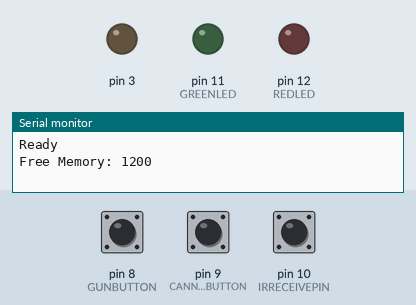
Recording of a sketch running on a simulated Arduino Uno, built with avr-gcc and run on an emulated ATmega328P. Parts: output pins drawn as LEDs (lit = HIGH), the last lines printed to the serial monitor. The inputs (shaded band) are chosen by the test bench; at power-on: pin 8 (GUNBUTTON) HIGH, pin 9 (CANNONBUTTON) HIGH, pin 10 (IRRECEIVEPIN) HIGH.

Above: at 1.2 s.
1.3 s: pin 8 (GUNBUTTON) pulled LOW for 0.15 s
At 1.65 s:
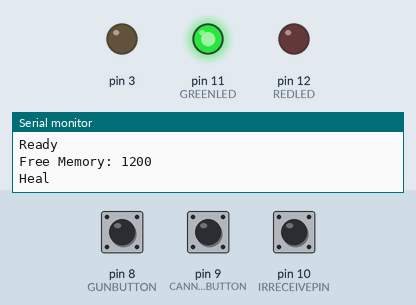
3.3 s: pin 9 (CANNONBUTTON) pulled LOW for 0.15 s
At 4.9 s:
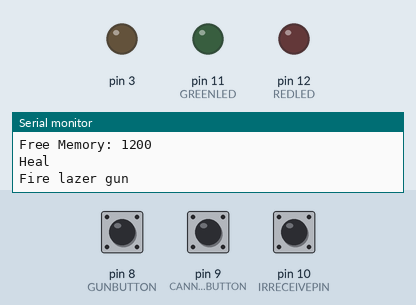
Timing chart, 0 to 6.4 s (numbered marks = the images above; inputs shaded):
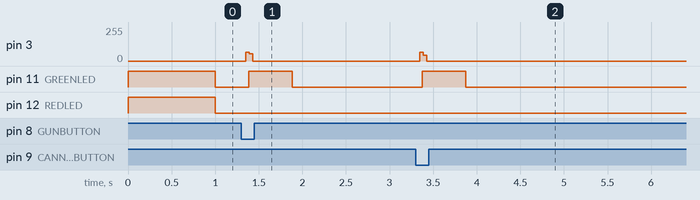

The sketch:

LazerTag.ino
```cpp
#include <TimerOne.h>
#include <IR.h>
#include <IRLazer.h>
#include <MemoryFree.h>

#define IRRECEIVEPIN 10
#define IRTRANSMIT 3
#define REPAIRROBOT false
#define REDLED 12
#define GREENLED 11
#define CANNONBUTTON 9
#define GUNBUTTON 8

IRLazer ir (IRRECEIVEPIN, IRTRANSMIT, &Timer1, REPAIRROBOT);
unsigned long redTimeout = 0;
unsigned long greenTimeout = 0;
unsigned long fireTimeout = 0;
boolean irEnable = true;
unsigned long irTimeout = 0;

void setup()
{
  ir.init();
  Timer1.initialize (25);
  Timer1.attachInterrupt(callback,25);

  pinMode (REDLED,OUTPUT);
  pinMode (GREENLED,OUTPUT);

  // Button for Main Cannon
  pinMode (CANNONBUTTON,INPUT);
  digitalWrite (CANNONBUTTON,1); // Internal pull up set

  // Button for Machine Gun
  pinMode (GUNBUTTON,INPUT);
  digitalWrite (GUNBUTTON,1); // Internal pull up set

  Serial.begin (115200);
  Serial.println ( "Ready" );
  digitalWrite (REDLED,1);
  digitalWrite (GREENLED,1);
  redTimeout = millis() + 1000;
  greenTimeout = millis() + 1000;

  Serial.print ( "Free Memory: " );
  Serial.println ( freeMemory() );
}

void callback() // Timer1 is set to 25 microsecond to balance PWM output
{
  static bool skip = false;
  if (irEnable) {
    skip = !skip;
    if (!skip)
      ir.callback();
  }
}

void fireLazer (int which) {
  irEnable = false;
  ir.fireType = which; // 0 = normal pulse, 1 = heal
  ir.fireAll ();
  digitalWrite (GREENLED,1);
  greenTimeout = millis() + 500;
  irEnable = true;
}

int lastCannon = 0;
int lastGun = 0;
void loop () {
  int value = digitalRead (CANNONBUTTON);
  if (value != lastCannon)
  {
    lastCannon = value;
    if (!value) {
       fireLazer (0);
       Serial.println ( "Fire lazer gun" );
       delay (300);
    }
  }

  value = digitalRead (GUNBUTTON);
  if (value != lastGun)
  {
    lastGun = value;
    if (!value) {
       fireLazer (1);
       Serial.println ( "Heal" );
       delay (300);
    }
  }

  int irDetected = ir.decodeBits (33, true, false);

  static int redGreen = 0;

  if (redTimeout > 0)
     if (millis() > redTimeout) {
        digitalWrite (REDLED, 0);
        redTimeout = 0;
     }

  if (greenTimeout > 0)
     if (millis() > greenTimeout) {
       digitalWrite (GREENLED, 0);
       greenTimeout = 0;
     }

  if (irDetected ==  -1) {
     Serial.println ( "Got something" );
     digitalWrite (REDLED, 1);
     redTimeout = millis() + 500;
     irEnable = false;
     ir.resetIR();
     irEnable = true;
  }
  else if (millis() > irTimeout) {
    ir.resetIR();
    irTimeout = millis() + 1000;
  }
}
```

Measured:
- after the input at 1.3 s, pin 3: 0/255 → 65/255 after 0.05 s, → 56/255 0.04 s later, → 0/255 0.04 s later; pin 11 (GREENLED): LOW → HIGH after 0.08 s, → LOW 0.50 s later
- after the input at 3.3 s, pin 3: 0/255 → 67/255 after 0.05 s, → 43/255 0.04 s later, → 0/255 0.04 s later; pin 11 (GREENLED): LOW → HIGH after 0.07 s, → LOW 0.50 s later
